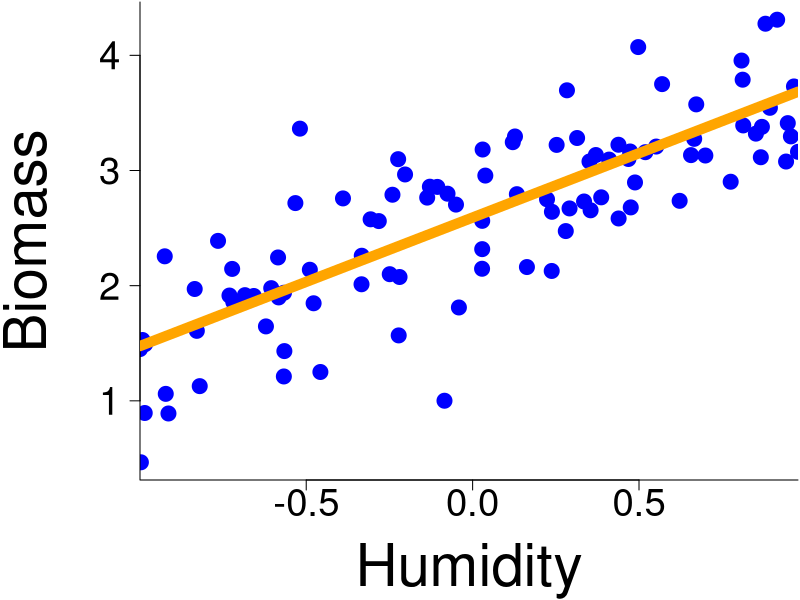
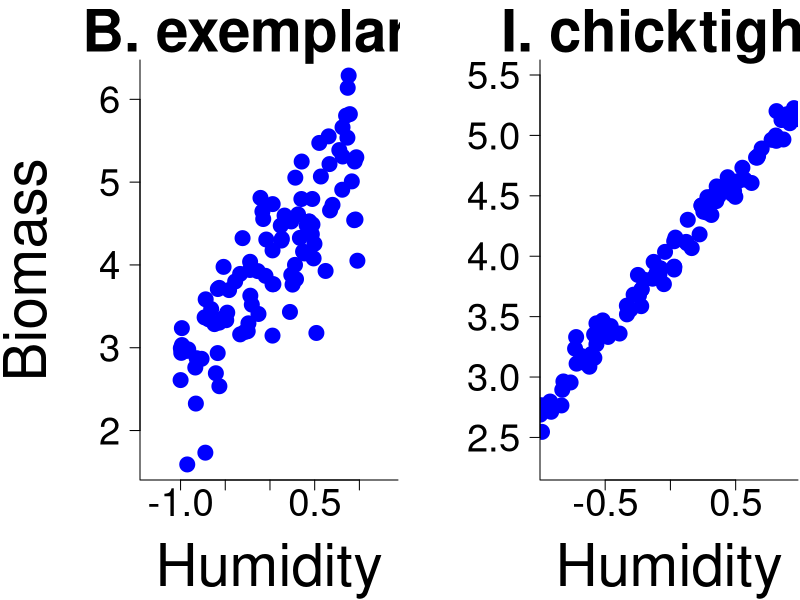

The R source for these figures, in order:
## ---- chunk 1
# Simulate some data
set.seed(42) # The answer !

covParam <- matrix(c(0.6, 0.3,0.3,0.8), 2, 2)
meanParam <- c(1.5, 0.2)
param <- MASS::mvrnorm(1, mu = meanParam, Sigma = covParam)
yintercept <- param[1]
slope <- param[2]
obs_error <- 0.5

x <- runif(100, min = -1, max = 1)
y_mean <- yintercept + slope * x
y_obs <- rnorm(100, mean = y_mean, sd = obs_error)

b.exemplaris <- y_obs
humidity <- x

par(mar = c(6,7,0.1,0.1))
plot(x, y_obs,
     pch = 19,
     col="blue", 
     las=1,
     cex.axis=2.3,
     bty="L",
     xaxs="i",
     xlab = "",
     ylab = "",
     cex = 2)

mtext("Humidity", side = 1, line = 4.5, cex = 3.5)
mtext("Biomass", side = 2, line = 4.5, cex = 3.5)

abline(a = yintercept,
       b = slope,
       lwd = 10,
       col = "orange")
## ---- chunk 2
# Simulate some data
set.seed(42) # The answer !

yintercept <- 4
slope <- 1.3
obs_error <- 0.5
obs_error_small <- 0.1

y_mean <- yintercept + slope * humidity
y_obs <- rnorm(100, mean = y_mean, sd = obs_error)
y_obs_small <- rnorm(100, mean = y_mean, sd = obs_error_small)

par(mfrow = c(1,2),
    mar = c(6,7,3,0.1))

plot(humidity, y_obs,
     pch = 19,
     col="blue", 
     las=1,
     cex.axis=2.3,
     bty="L",
     xaxs="i",
     xlab = "",
     ylab = "",
     cex = 2,
     asp = 1,
     main = "B. exemplaris",
     cex.main = 3.5)

mtext("Humidity", side = 1, line = 4.5, cex = 3.5)
mtext("Biomass", side = 2, line = 4.5, cex = 3.5)

plot(humidity, y_obs_small,
     pch = 19,
     col="blue", 
     las=1,
     cex.axis=2.3,
     bty="L",
     xaxs="i",
     xlab = "",
     ylab = "",
     cex.lab = 2.5,
     cex = 2,
     asp = 1,
     main = "I. chicktighii",
     cex.main = 3.5)

mtext("Humidity", side = 1, line = 4.5, cex = 3.5)


# For the next slide
b.exemplaris <- y_obs
i.chicktighii <- y_obs_small
## ---- chunk 3
# Regression model
regBexemplaris <- lm(b.exemplaris ~ humidity)
regIchicktighii <- lm(i.chicktighii ~ humidity)

# Summary
summaryRegBexemplaris <- summary(regBexemplaris)
summaryRegIchicktighii <- summary(regIchicktighii)
## ---- chunk 4
# Estimated coefficients
summaryRegBexemplaris$coefficients[,1:2]

# Estimated variance
summaryRegBexemplaris$sigma
## ---- chunk 5
# Estimated coefficients
summaryRegIchicktighii$coefficients[,1:2]

# Estimated variance
summaryRegIchicktighii$sigma
## ---- chunk 6
A <- matrix(c(3, 1, 5, -2), nrow = 2, ncol = 2)
A
t(A)
## ---- chunk 7
A <- matrix(c(3, 1, 5, -2), nrow = 2, ncol = 2)
c <- 0.3
c*A 
## ---- chunk 8
A <- matrix(c(3, 1, 5, -2), nrow = 2, ncol = 2)
x <- matrix(c(2,5), nrow = 2, ncol = 1)
A %*% x
